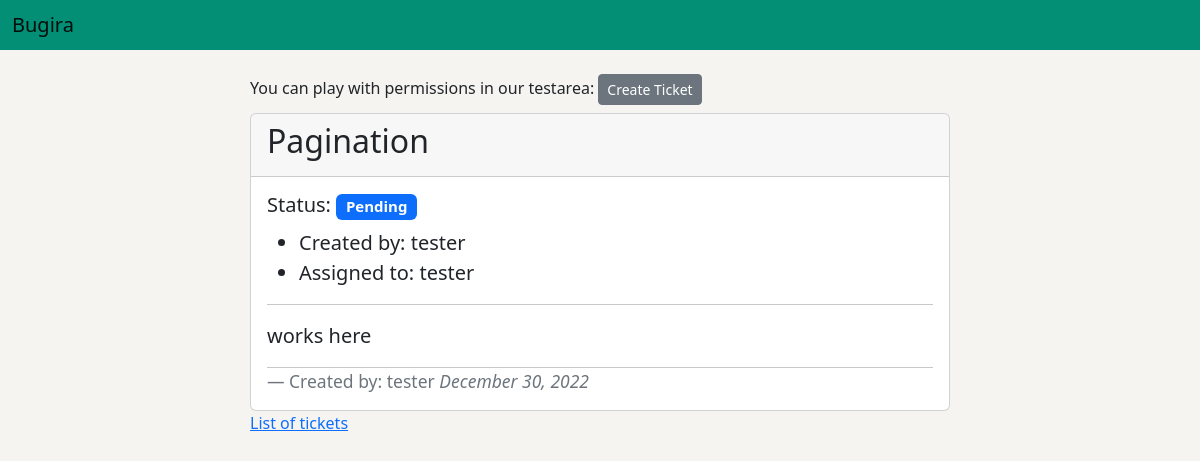
The app's page /detail/14/ with its own data.
### base/models.py (models this page shows, shortened)
class Tickets(models.Model):
    user=models.ForeignKey(User, on_delete=models.CASCADE,null=True,blank=True,) #the owner of created the ticket
    title=models.CharField(max_length=15, null=True,blank=True)
    summary=models.TextField(null=True,blank=True)
    created=models.DateTimeField(auto_now_add=True)
    status_choices=(
        ('Pending','Pending'),
        ('Opened','Opened'),
        ('Passed','Passed'),
        ('Failed','Failed'),
        ('Retest','Retest'),
        ('Closed','Closed'),
    )
    status=models.CharField(choices=status_choices, default='Pending', max_length=20, null=True, blank=True)
    class Meta:
        verbose_name='Tickets'
        verbose_name_plural='Tickets'
        ordering=['-created',]

### base/views.py (the view)
class ticket_detail_view(DetailView):
    model=Tickets
    template_name='base/detailCard.html'
    context_object_name='ticketdetail'

### templates/base/detailCard.html
{% extends 'base/index.html' %}
{% block detailcard %}
<div class="card">
    <div class="card-header">
      <h2>{{ticketdetail.title}}</h2>
    </div>
    <div class="card-body">
      <blockquote class="blockquote mb-0">
        <h5>Status:
          {% if ticketdetail.status == 'Failed' %}
          <span class="badge bg-danger">
          {{ticketdetail.status}}</span></h5>
          {% elif ticketdetail.status == 'Passed' %}
          <span class="badge bg-success">
          {{ticketdetail.status}}</span></h5>
          {% elif ticketdetail.status == 'Retest' %}
          <span class="badge bg-info">
          {{ticketdetail.status}}</span></h5>
          {% else %}
          <span class="badge bg-primary">
            {{ticketdetail.status}}</span></h5>
          {% endif %}
      <ul>
        <li>Created by: {{ticketdetail.user}}</li>
        <li>Assigned to: {{ticketdetail.user}}</li>
      </ul>
        <hr>
        <p>{{ticketdetail.summary}}</p>
        <hr>
        <footer class="blockquote-footer">Created by: {{ticketdetail.user}}<cite title="Source Title">{{ticketdetail.created | date:' F d, Y'}}</cite></footer>
      </blockquote>
    </div>
  </div>
{% endblock detailcard %}

### templates/base/index.html (style rules this page uses)
body { background-color: #f6f4f1; }

### records on screen
Tickets: title "Pagination", status "Pending", user "tester", summary "works here", created "December 30, 2022"
